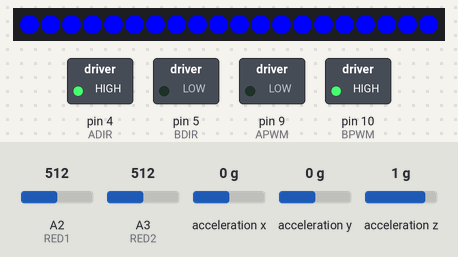
Simulated run of this sketch. Board: Arduino Uno, built with avr-gcc and run on an emulated ATmega328P. Shown: 20 RGB LEDs in strip order, left to right, switched loads named in the sketch (green lamp = pin HIGH). The inputs (shaded band) are chosen by the test bench; at power-on: A2 (RED1) = 512, A3 (RED2) = 512, acceleration x 0 g, acceleration y 0 g, acceleration z 1 g. The strip is taken to match the declared colour order; pins used as bus, display or sensor lines are not drawn.

Above: at 7.2 s.
7.3 s: A2 (RED1) set to 716
At 8.2 s:
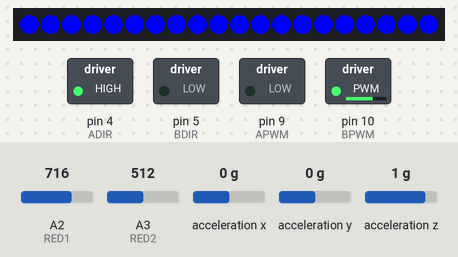
8.8 s: A3 (RED2) set to 716
At 9.4 s:
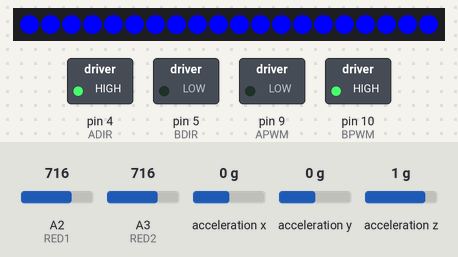
10.3 s: A2 (RED1) set to 992
At 10.6 s:
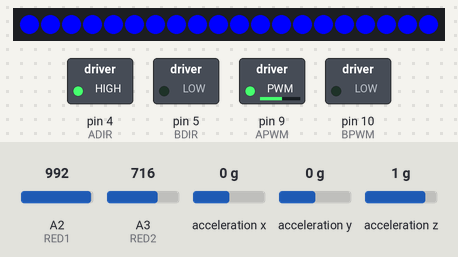
11.8 s: A3 (RED2) set to 306
At 13.1 s:
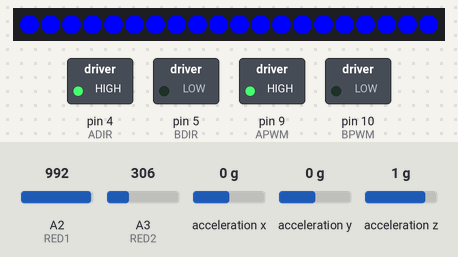
Timing chart, 0 to 14.3 s (numbered marks = the images above; inputs shaded):
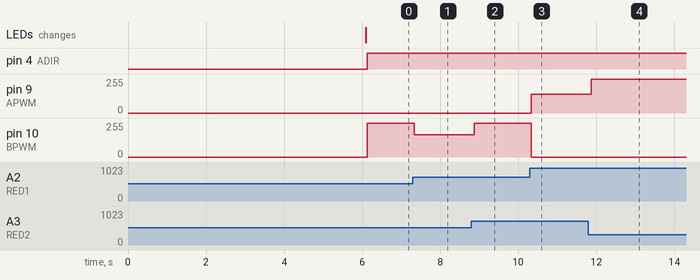

The sketch:

chaser_new.ino
```cpp
#include <Adafruit_NeoPixel.h>
#include <Wire.h>
#include <Adafruit_LIS3DH.h>
#include <Adafruit_Sensor.h>
#include "WS2812_Definitions.h"

// -----------------------
// DEFINE PINS
// -----------------------
#define RED1 A2 // input for red photodiode
#define RED2 A3 // input for blue photodiode

#define BPWM 10
#define APWM 9
#define BDIR 5
#define ADIR 4

#define MUX0 2
#define MUX1 3

#define LED_COUNT 20
#define LED_INPUT 7


// ---------------------
// DEFINE VARIABLES TO
// READ SENSORS
// ---------------------

// front = 0, right = 1, left = 2, back = 3
int init_red_one; // ambient reference value
int init_red_two;
int init_red_three;
int init_red_four;
int init_red_five;
int init_red_six;
int init_red_seven;
int init_red_eight;

int curr_red_one; // current value
int curr_red_two;
int curr_red_three;
int curr_red_four;
int curr_red_five;
int curr_red_six;
int curr_red_seven;
int curr_red_eight;

int left2red;
int right2red;
int left2blue;
int right2blue;

int left3red;
int right3red;
int left3blue;
int right3blue;

int red_front;
int red_right;
int red_back;
int red_left;

int mux_delay = 5;
int motor_delay = 5;

unsigned long prevTime = 0;
unsigned long currTime;
int programCounter = 0;

bool bump = false;

// ---------------------
// DEFINE VARIABLES TO
// SEND MOTOR COMMANDS
// ---------------------
float left1; // left motor commands to be summed
float left2;
float left3;
float left4;

float right1; // right motor commands to be summed
float right2;
float right3;
float right4;

float left_total = 0;
float right_total = 0;

float sens = 2;
float scale = 1;
int bluesum;

// ---------------------
// DEFINE VARIABLES FOR
// LED STRIP
// ---------------------

int brightness = 64;
int R = 20;
int G = 0;
int B = 0;
Adafruit_NeoPixel strip = Adafruit_NeoPixel(LED_COUNT, LED_INPUT, NEO_RGB + NEO_KHZ800);

Adafruit_LIS3DH lis = Adafruit_LIS3DH();

void setup() {
  delay(5000);
  Serial.begin(9600);

  pinMode(RED1,INPUT);
  pinMode(RED2,INPUT);

  pinMode(APWM,OUTPUT);
  pinMode(ADIR,OUTPUT);

  pinMode(BPWM,OUTPUT);
  pinMode(BDIR,OUTPUT);

  pinMode(MUX0, OUTPUT);
  pinMode(MUX1, OUTPUT);

  pinMode(LED_INPUT, OUTPUT);

  digitalWrite(MUX0, LOW); // set mux select to 0
  digitalWrite(MUX1, HIGH);
  delay(150);
  init_red_one = analogRead(RED2); // take initial front values to calibrate
  digitalWrite(MUX0, LOW); // set mux select to 0
  digitalWrite(MUX1, LOW);
  delay(150);
  init_red_two = analogRead(RED2);

  digitalWrite(MUX0, HIGH); // set mux select to 0
  digitalWrite(MUX1, HIGH);
  delay(150);
  init_red_three = analogRead(RED1); // take initial front values to calibrate
  digitalWrite(MUX0, HIGH); // set mux select to 0
  digitalWrite(MUX1, LOW);
  delay(150);
  init_red_four = analogRead(RED1);

  digitalWrite(MUX0, LOW); // set mux select to 0
  digitalWrite(MUX1, HIGH);
  delay(150);
  init_red_five = analogRead(RED1); // take initial front values to calibrate
  digitalWrite(MUX0, LOW); // set mux select to 0
  digitalWrite(MUX1, LOW);
  delay(150);
  init_red_six = analogRead(RED1);

  digitalWrite(MUX0, HIGH); // set mux select to 0
  digitalWrite(MUX1, HIGH);
  delay(150);
  init_red_seven = analogRead(RED2); // take initial front values to calibrate
  digitalWrite(MUX0, HIGH); // set mux select to 0
  digitalWrite(MUX1, LOW);
  init_red_two = analogRead(RED2);

  if (! lis.begin(0x18)) {   // change this to 0x19 for alternative i2c address
    while (1){
      digitalWrite(8,HIGH);
      delay(250);
      digitalWrite(8,LOW);
      delay(250);
    }
  }
  lis.setRange(LIS3DH_RANGE_16_G);   // 2, 4, 8 or 16 G!

  strip.begin();
  colorWipe(strip.Color(0, 0, 0)); // Off
  strip.show();
}

void loop() {

  currTime = millis();

  //ReadPhotodiodes();
  lis.read();      // get X Y and Z data at once
  sensors_event_t event;
  lis.getEvent(&event);

  if(abs(event.acceleration.z) > 20) {
    if (bump){
      bump = false;
    }
    else{
      bump = true;
    }
  }

  if(bump) {
    colorWipe(strip.Color(0, 0, 0)); // Off
    delay(500);
    colorWipe(strip.Color(0, 0, 255));
    bump = false;

  } else {
    colorWipe(strip.Color(0, 0, 255)); // Red
    ReadPhotodiodes();
    Move();

  }

  //Move();
}


int ReadPhotodiodes() {
  // ---------------------------
//  find current values of red
//  and blue by subtracting from
//  ambient value
//
//  take reading from front
//  r -> +L +R
//  b -> 0
//  scale values based on brightness
// ----------------------------
  digitalWrite(MUX0, LOW); // set mux select to 0
  digitalWrite(MUX1, HIGH);
  delay(mux_delay);
  curr_red_one = analogRead(RED2); // take initial front values to calibrate
  digitalWrite(MUX0, LOW); // set mux select to 0
  digitalWrite(MUX1, LOW);
  delay(mux_delay);
  curr_red_two = analogRead(RED2);

  //red_front = (2*((curr_red_one-init_red_one)+(curr_red_two-init_red_two)))/2;
  red_front = curr_red_one - init_red_one;
  if(red_front >= 10) {
    left1 = 100;
    right1 = 100;
  } else {
    left1 = 0;
    right1 = 0;
  }


// ---------------------------
//  take reading from right
//  r -> +L -R
//  b -> -L +R
// ----------------------------

  digitalWrite(MUX0, HIGH); // set mux select to 0
  digitalWrite(MUX1, HIGH);
  delay(mux_delay);
  curr_red_three = analogRead(RED1); // take initial front values to calibrate
  digitalWrite(MUX0, HIGH); // set mux select to 0
  digitalWrite(MUX1, LOW);
  delay(mux_delay);
  curr_red_four = analogRead(RED1);

  red_right = (2*((curr_red_three-init_red_three)+(curr_red_four-init_red_four)))/2;
  //red_right = curr_red_three-init_red_three;

  if(red_right >= 5) {
    left2red = 50 + (sens*red_right);
    right2red = 50 + (sens*red_right);
  } else {
    left2red = 0;
    right2red = 0;
  }

  left2 = left2red;
  right2 = -right2red;

// ---------------------------
//  take reading from left
//  r -> -L +R
//  b -> +L -R
// ----------------------------

  digitalWrite(MUX0, HIGH); // set mux select to 0
  digitalWrite(MUX1, HIGH);
  delay(mux_delay);
  curr_red_seven = analogRead(RED2); // take initial front values to calibrate
  digitalWrite(MUX0, HIGH); // set mux select to 0
  digitalWrite(MUX1, LOW);
  delay(mux_delay);
  curr_red_eight = analogRead(RED2);

  red_left = (2*((curr_red_seven-init_red_seven)+(curr_red_eight-init_red_eight)))/2;
  //red_left = curr_red_seven-init_red_seven;

  if(red_left >= 5) {
    left3red = 50 + (sens*red_left);
    right3red = 50 + (sens*red_left);
  } else {
    left3red = 0;
    right3red = 0;
  }

  left3 = -left3red;
  right3 = right3red;

  // ---------------------------
//  take reading from back
//  r -> 0
//  b -> +L +R
// ----------------------------

  digitalWrite(MUX0, LOW); // set mux select to 0
  digitalWrite(MUX1, HIGH);
  delay(mux_delay);
  curr_red_five = analogRead(RED1); // take initial front values to calibrate
  digitalWrite(MUX0, LOW); // set mux select to 0
  digitalWrite(MUX1, LOW);
  delay(mux_delay);
  curr_red_six = analogRead(RED1);

  red_back = (2*((curr_red_five-init_red_five)+(curr_red_six-init_red_six)))/2;

}

int Move() {
  // ----------------------------
  // Sum all motor response and
  // send response to the motors
  // ----------------------------

   left_total = scale*(left1 + left2 + left3 + left4) - 40;
   right_total = scale*(right1 + right2 + right3 + right4) - 40;

   digitalWrite(ADIR,HIGH);
   digitalWrite(BDIR,LOW);

   /*if(diff_red_front >= 80) {
    left_total = 0;
    right_total = 0;
   }*/

   if(left_total <= 0) {
    left_total = 0;
   }
   if(right_total <= 0) {
    right_total = 0;
   }

   analogWrite(APWM,left_total);
   analogWrite(BPWM,right_total);
   delay(motor_delay);
}

void colorWipe(uint32_t c) {
  for(uint16_t i=0; i<strip.numPixels(); i++) {
    strip.setPixelColor(i, c);
    strip.show();
  }
}
```

WS2812_Definitions.h
```cpp
/*
  Bunches of definitions for the WS2812 Breakout Board example code

*/

// These are for the cascade function
#define TOP_DOWN 0
#define DOWN_TOP 1

/* A world of colors to set your LED to
  Standard HTML Color Codes sorted by Hex Value
    to see the colors in action, check out:
   http://www.w3schools.com/html/html_colorvalues.asp */

#define BLACK			0x000000
#define NAVY			0x000080
#define DARKBLUE		0x00008B
#define MEDIUMBLUE		0x0000CD
#define BLUE			0x0000FF
#define DARKGREEN		0x006400
#define GREEN			0x008000
#define TEAL			0x008080
#define DARKCYAN		0x008B8B
#define DEEPSKYBLUE		0x00BFFF
#define DARKTURQUOISE		0x00CED1
#define MEDIUMSPRINGGREEN	0x00FA9A
#define LIME			0x00FF00
#define SPRINGGREEN		0x00FF7F
#define AQUA			0x00FFFF
#define CYAN			0x00FFFF
#define MIDNIGHTBLUE		0x191970
#define DODGERBLUE		0x1E90FF
#define LIGHTSEAGREEN		0x20B2AA
#define FORESTGREEN		0x228B22
#define SEAGREEN		0x2E8B57
#define DARKSLATEGRAY		0x2F4F4F
#define LIMEGREEN		0x32CD32
#define MEDIUMSEAGREEN		0x3CB371
#define TURQUOISE		0x40E0D0
#define ROYALBLUE		0x4169E1
#define STEELBLUE		0x4682B4
#define DARKSLATEBLUE		0x483D8B
#define MEDIUMTURQUOISE		0x48D1CC
#define INDIGO 			0x4B0082
#define DARKOLIVEGREEN		0x556B2F
#define CADETBLUE		0x5F9EA0
#define CORNFLOWERBLUE		0x6495ED
#define MEDIUMAQUAMARINE	0x66CDAA
#define DIMGRAY			0x696969
#define SLATEBLUE		0x6A5ACD
#define OLIVEDRAB		0x6B8E23
#define SLATEGRAY		0x708090
#define LIGHTSLATEGRAY		0x778899
#define MEDIUMSLATEBLUE		0x7B68EE
#define LAWNGREEN		0x7CFC00
#define CHARTREUSE		0x7FFF00
#define AQUAMARINE		0x7FFFD4
#define MAROON			0x800000
#define PURPLE			0x800080
#define OLIVE			0x808000
#define GRAY			0x808080
#define SKYBLUE			0x87CEEB
#define LIGHTSKYBLUE		0x87CEFA
#define BLUEVIOLET		0x8A2BE2
#define DARKRED			0x8B0000
#define DARKMAGENTA		0x8B008B
#define SADDLEBROWN		0x8B4513
#define DARKSEAGREEN		0x8FBC8F
#define LIGHTGREEN		0x90EE90
#define MEDIUMPURPLE		0x9370DB
#define DARKVIOLET		0x9400D3
#define PALEGREEN		0x98FB98
#define DARKORCHID		0x9932CC
#define YELLOWGREEN		0x9ACD32
#define SIENNA			0xA0522D
#define BROWN			0xA52A2A
#define DARKGRAY		0xA9A9A9
#define LIGHTBLUE		0xADD8E6
#define GREENYELLOW		0xADFF2F
#define PALETURQUOISE	        0xAFEEEE
#define LIGHTSTEELBLUE		0xB0C4DE
#define POWDERBLUE		0xB0E0E6
#define FIREBRICK		0xB22222
#define DARKGOLDENROD		0xB8860B
#define MEDIUMORCHID		0xBA55D3
#define ROSYBROWN		0xBC8F8F
#define DARKKHAKI		0xBDB76B
#define SILVER			0xC0C0C0
#define MEDIUMVIOLETRED	        0xC71585
#define INDIANRED 		0xCD5C5C
#define PERU			0xCD853F
#define CHOCOLATE		0xD2691E
#define TAN			0xD2B48C
#define LIGHTGRAY		0xD3D3D3
#define THISTLE			0xD8BFD8
#define ORCHID			0xDA70D6
#define GOLDENROD		0xDAA520
#define PALEVIOLETRED		0xDB7093
#define CRIMSON			0xDC143C
#define GAINSBORO		0xDCDCDC
#define PLUM			0xDDA0DD
#define BURLYWOOD		0xDEB887
#define LIGHTCYAN		0xE0FFFF
#define LAVENDER		0xE6E6FA
#define DARKSALMON		0xE9967A
#define VIOLET			0xEE82EE
#define PALEGOLDENROD		0xEEE8AA
#define LIGHTCORAL		0xF08080
#define KHAKI			0xF0E68C
#define ALICEBLUE		0xF0F8FF
#define HONEYDEW		0xF0FFF0
#define AZURE			0xF0FFFF
#define SANDYBROWN		0xF4A460
#define WHEAT			0xF5DEB3
#define BEIGE			0xF5F5DC
#define WHITESMOKE		0xF5F5F5
#define MINTCREAM		0xF5FFFA
#define GHOSTWHITE		0xF8F8FF
#define SALMON			0xFA8072
#define ANTIQUEWHITE		0xFAEBD7
#define LINEN			0xFAF0E6
#define LIGHTGOLDENRODYELLOW	0xFAFAD2
#define OLDLACE			0xFDF5E6
#define RED			0xFF0000
#define FUCHSIA			0xFF00FF
#define MAGENTA			0xFF00FF
#define DEEPPINK		0xFF1493
#define ORANGERED		0xFF4500
#define TOMATO			0xFF6347
#define HOTPINK			0xFF69B4
#define CORAL			0xFF7F50
#define DARKORANGE		0xFF8C00
#define LIGHTSALMON		0xFFA07A
#define ORANGE			0xFFA500
#define LIGHTPINK		0xFFB6C1
#define PINK			0xFFC0CB
#define GOLD			0xFFD700
#define PEACHPUFF		0xFFDAB9
#define NAVAJOWHITE		0xFFDEAD
#define MOCCASIN		0xFFE4B5
#define BISQUE			0xFFE4C4
#define MISTYROSE		0xFFE4E1
#define BLANCHEDALMOND		0xFFEBCD
#define PAPAYAWHIP		0xFFEFD5
#define LAVENDERBLUSH		0xFFF0F5
#define SEASHELL		0xFFF5EE
#define CORNSILK		0xFFF8DC
#define LEMONCHIFFON		0xFFFACD
#define FLORALWHITE		0xFFFAF0
#define SNOW			0xFFFAFA
#define YELLOW			0xFFFF00
#define LIGHTYELLOW		0xFFFFE0
#define IVORY			0xFFFFF0
#define WHITE			0xFFFFFF
```

Measured:
- after the input at 7.3 s, pin 10 (BPWM): 255/255 → 168/255 at once
- after the input at 8.8 s, pin 10 (BPWM): 168/255 → 255/255 after 0.07 s
- after the input at 10.3 s, pin 9 (APWM): 0/255 → 140/255 at once; pin 10 (BPWM): 255/255 → 0/255 at once
- after the input at 11.8 s, pin 9 (APWM): 140/255 → 255/255 after 0.07 s
